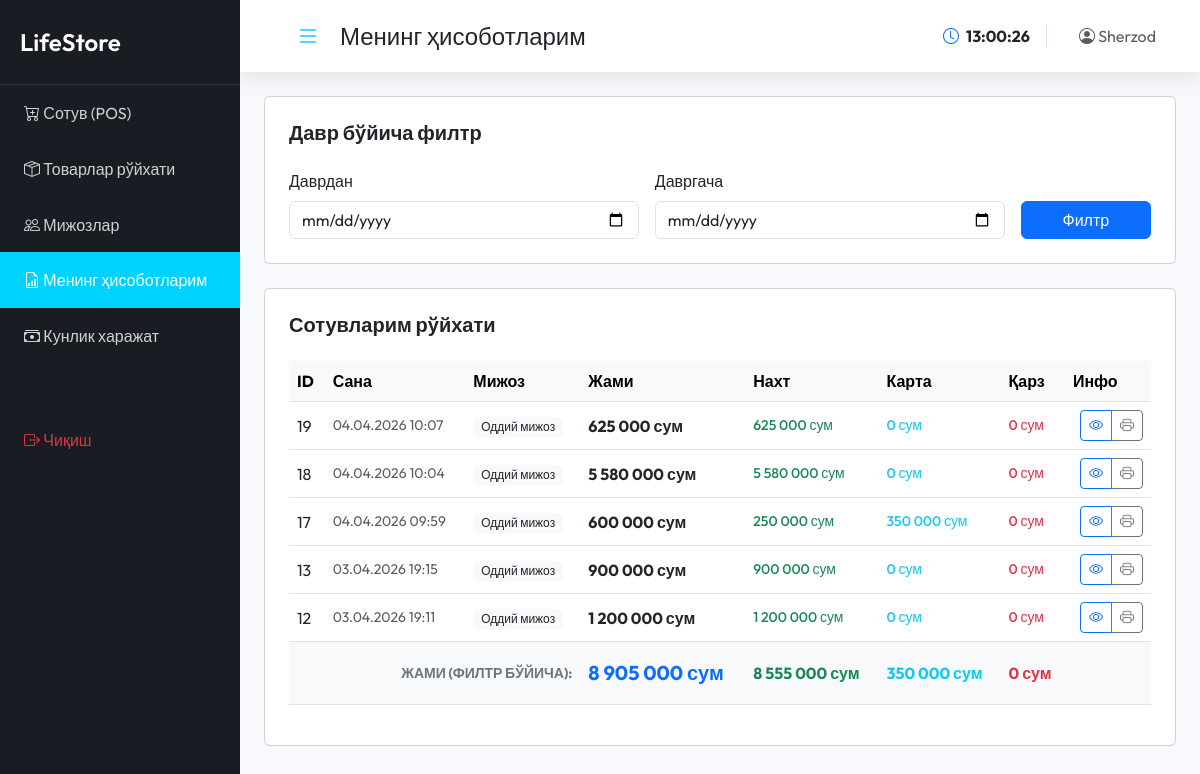
/cashier/reports.php (signed in), run on an earlier commit of the app's database.
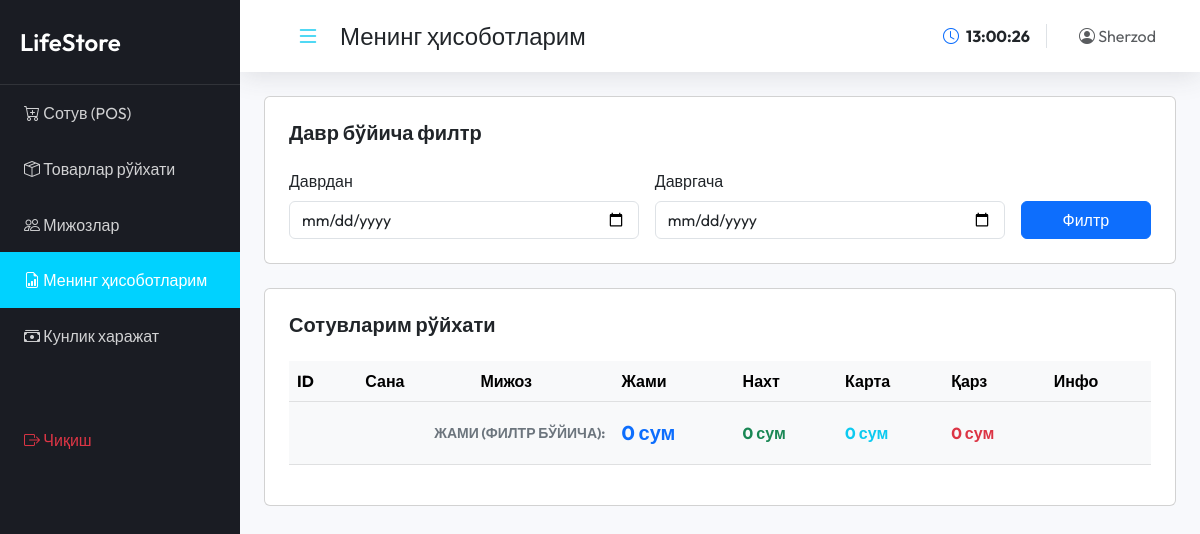
And on a later commit of the database.
### tables this page shows
CREATE TABLE `sales` (
  `id` int(11) NOT NULL,
  `customer_id` int(11) DEFAULT NULL,
  `user_id` int(11) DEFAULT NULL,
  `total_amount` decimal(15,2) NOT NULL,
  `date` timestamp NULL DEFAULT CURRENT_TIMESTAMP,
  `payment_type` enum('cash','card','debt','mixed') DEFAULT 'cash',
  `cash_amount` decimal(15,2) DEFAULT '0.00',
  `card_amount` decimal(15,2) DEFAULT '0.00',
  `debt_amount` decimal(15,2) DEFAULT '0.00',
  `status` enum('completed','cancelled') DEFAULT 'completed'
);

### config.php (called while the page is built, shortened)
<?php
function formatMoney($amount) {
    return number_format($amount, 0, '.', ' ') . " сум";
}
function format_date($date) {
    return date("d.m.Y H:i", strtotime($date));
}
?>

### cashier/reports.php (the view, shortened to what this page needs)
<?php
require_once 'layout.php';
$user_id = $_SESSION['user_id'];
$where = "WHERE s.user_id = $user_id";
render_header('Менинг ҳисоботларим');
?>
<div class="card p-4 mb-4">
    <h5 class="fw-bold mb-4">Давр бўйича филтр</h5>
    <form method="GET" class="row g-3">
        <div class="col-md-5">
            <label class="form-label">Даврдан</label>
            <input type="date" name="from_date" class="form-control" value="<?php echo $_GET['from_date'] ?? ''; ?>">
        </div>
        <div class="col-md-5">
            <label class="form-label">Давргача</label>
            <input type="date" name="to_date" class="form-control" value="<?php echo $_GET['to_date'] ?? ''; ?>">
        </div>
        <div class="col-md-2 d-flex align-items-end">
            <button type="submit" class="btn btn-primary w-100">Филтр</button>
        </div>
    </form>
</div>
<div class="card p-4">
    <h5 class="fw-bold mb-4">Сотувларим рўйхати</h5>
    <div class="table-responsive">
        <table class="table table-hover align-middle">
            <thead class="table-light">
                <tr>
                    <th>ID</th>
                    <th>Сана</th>
                    <th>Мижоз</th>
                    <th>Жами</th>
                    <th>Нахт</th>
                    <th>Карта</th>
                    <th>Қарз</th>
                    <th>Инфо</th>
                </tr>
            </thead>
            <tbody>
                <?php
                $sql = "SELECT s.*, c.name as customer_name FROM sales s
                        LEFT JOIN customers c ON s.customer_id = c.id
                        $where ORDER BY s.date DESC";
                $query = $conn->query($sql);
                $total_my = 0;
                $cash_total = 0;
                $card_total = 0;
                $debt_total = 0;
                while($row = $query->fetch_assoc()):
                    $total_my += $row['total_amount'];
                    $cash_total += (float)$row['cash_amount'];
                    $card_total += (float)$row['card_amount'];
                    $debt_total += (float)$row['debt_amount'];
                ?>
                <tr>
                    <td><?php echo $row['id']; ?></td>
                    <td class="text-nowrap small text-muted"><?php echo format_date($row['date']); ?></td>
                    <td><span class="badge bg-light text-dark fw-normal"><?php echo $row['customer_name'] ?: 'Оддий мижоз'; ?></span></td>
                    <td class="fw-bold text-dark"><?php echo formatMoney($row['total_amount']); ?></td>
                    <td class="text-success small fw-medium"><?php echo formatMoney($row['cash_amount']); ?></td>
                    <td class="text-info small fw-medium"><?php echo formatMoney($row['card_amount']); ?></td>
                    <td class="text-danger small fw-medium"><?php echo formatMoney($row['debt_amount']); ?></td>
                    <td class="text-end text-nowrap">
                        <div class="btn-group">
                            <button class="btn btn-sm btn-outline-primary" onclick="viewDetails(<?php echo $row['id']; ?>)" title="Кўриш">
                                <i class="bi bi-eye"></i>
                            </button>
                            <button class="btn btn-sm btn-outline-secondary" onclick="window.open('../print_receipt.php?id=<?php echo $row['id']; ?>', '_blank')" title="Печат">
                                <i class="bi bi-printer"></i>
                            </button>
                        </div>
                    </td>
                </tr>
<?php endwhile; ?>
            </tbody>
            <tfoot class="table-light fw-bold border-top-2">
                <tr>
                    <td colspan="3" class="text-end py-3 text-secondary text-uppercase small">Жами (Филтр бўйича):</td>
                    <td class="py-3 text-primary fs-5"><?php echo formatMoney($total_my); ?></td>
                    <td class="py-3 text-success"><?php echo formatMoney($cash_total); ?></td>
                    <td class="py-3 text-info"><?php echo formatMoney($card_total); ?></td>
                    <td class="py-3 text-danger"><?php echo formatMoney($debt_total); ?></td>
                    <td></td>
                </tr>
            </tfoot>
        </table>
    </div>
</div>
<?php render_footer(); ?>

### cashier/layout.php (shortened to what this page needs)
<?php
require_once '../config.php';
function render_header($title = 'Kassir Paneli') {
?>
<!DOCTYPE html>
<html lang="uz">
<head>
    <link href="https://cdn.jsdelivr.net/npm/bootstrap@5.3.0/dist/css/bootstrap.min.css" rel="stylesheet">
    <link rel="stylesheet" href="https://cdn.jsdelivr.net/npm/bootstrap-icons@1.10.5/font/bootstrap-icons.css">
</head>
<body>
<div id="wrapper">
    <div id="sidebar-wrapper">
        <div class="sidebar-heading">Life<span>Store</span></div>
        <div class="list-group list-group-flush">
            <a href="dashboard.php" class="list-group-item list-group-item-action <?php echo strpos($_SERVER['PHP_SELF'], 'dashboard.php') !== false ? 'active' : ''; ?>">
                <i class="bi bi-cart-plus"></i> Сотув (POS)
            </a>
            <a href="products.php" class="list-group-item list-group-item-action <?php echo strpos($_SERVER['PHP_SELF'], 'products.php') !== false ? 'active' : ''; ?>">
                <i class="bi bi-box-seam"></i> Товарлар рўйхати
            </a>
            <a href="customers.php" class="list-group-item list-group-item-action <?php echo strpos($_SERVER['PHP_SELF'], 'customers.php') !== false ? 'active' : ''; ?>">
                <i class="bi bi-people"></i> Мижозлар
            </a>
            <a href="reports.php" class="list-group-item list-group-item-action <?php echo strpos($_SERVER['PHP_SELF'], 'reports.php') !== false ? 'active' : ''; ?>">
                <i class="bi bi-file-earmark-bar-graph"></i> Менинг ҳисоботларим
            </a>
            <a href="expenses.php" class="list-group-item list-group-item-action <?php echo strpos($_SERVER['PHP_SELF'], 'expenses.php') !== false ? 'active' : ''; ?>">
                <i class="bi bi-cash-stack"></i> Кунлик харажат
            </a>
            <a href="../logout.php" class="list-group-item list-group-item-action text-danger mt-5">
                <i class="bi bi-box-arrow-right"></i> Чиқиш
            </a>
        </div>
    </div>
    <div id="page-content-wrapper">
        <nav class="navbar navbar-expand-lg navbar-light">
            <div class="container-fluid">
                <button class="btn btn-outline-info border-0 me-2" id="menu-toggle"><i class="bi bi-list fs-4"></i></button>
                <h4 class="m-0"><?php echo $title; ?></h4>
                <div class="ms-auto d-flex align-items-center">
                    <span class="me-3 text-dark fw-bold border-end pe-3" id="live-clock"><i class="bi bi-clock me-1"></i> --:--:--</span>
                    <span class="ms-3 text-muted"><i class="bi bi-person-circle"></i> <?php echo $_SESSION['name']; ?></span>
                </div>
            </div>
        </nav>
        <div class="container-fluid p-4">
<?php
}
function render_footer() {
?>
        </div>
    </div>
</div>
</body>
</html>
<?php
}
?>

### cashier/layout.php (style rules this page uses)
:root { --sidebar-width: 240px; --primary-color: #00d2ff; --dark-bg: #1a1c23; --light-bg: #f8f9fc; }
body { font-family: 'Outfit', sans-serif; background-color: var(--light-bg); overflow-x: hidden; }
#wrapper { display: flex; width: 100%; }
#sidebar-wrapper { min-height: 100vh; width: var(--sidebar-width); background-color: var(--dark-bg); color: #fff; position: fixed; z-index: 1000; transition: margin .25s ease-out; }
#sidebar-wrapper { transition: all 0.3s ease; }
#page-content-wrapper { transition: all 0.3s ease; }
#sidebar-wrapper .sidebar-heading { padding: 1.5rem 1.25rem; font-size: 1.5rem; font-weight: 600; color: #fff; border-bottom: 1px solid rgba(255,255,255,0.1); }
#sidebar-wrapper .list-group-item { background-color: transparent; color: rgba(255,255,255,0.8); border: none; padding: 1rem 1.5rem; transition: all 0.3s; }
#sidebar-wrapper .list-group-item.active { background-color: var(--primary-color); color: #fff; }
#page-content-wrapper { width: 100%; margin-left: var(--sidebar-width); }
.navbar { background: #fff; box-shadow: 0 0.15rem 1.75rem 0 rgba(58, 59, 69, 0.15); padding: 0.75rem 2rem; }

What changed in the data, as far as the page shows it:
removed sales: id "19", date "04.04.2026 10:07", customer_name "Оддий мижоз", total_amount "625 000 сум", cash_amount "625 000 сум", card_amount "0 сум", debt_amount "0 сум"
removed sales: id "18", date "04.04.2026 10:04", customer_name "Оддий мижоз", total_amount "5 580 000 сум", cash_amount "5 580 000 сум", card_amount "0 сум", debt_amount "0 сум"
removed sales: id "17", date "04.04.2026 09:59", customer_name "Оддий мижоз", total_amount "600 000 сум", cash_amount "250 000 сум", card_amount "350 000 сум", debt_amount "0 сум"
removed sales: id "13", date "03.04.2026 19:15", customer_name "Оддий мижоз", total_amount "900 000 сум", cash_amount "900 000 сум", card_amount "0 сум", debt_amount "0 сум"
removed sales: id "12", date "03.04.2026 19:11", customer_name "Оддий мижоз", total_amount "1 200 000 сум", cash_amount "1 200 000 сум", card_amount "0 сум", debt_amount "0 сум"
Also different on the page:
formatMoney($total_my): "8 905 000 сум" → "0 сум"
formatMoney($cash_total): "8 555 000 сум" → "0 сум"
formatMoney($card_total): "350 000 сум" → "0 сум"
